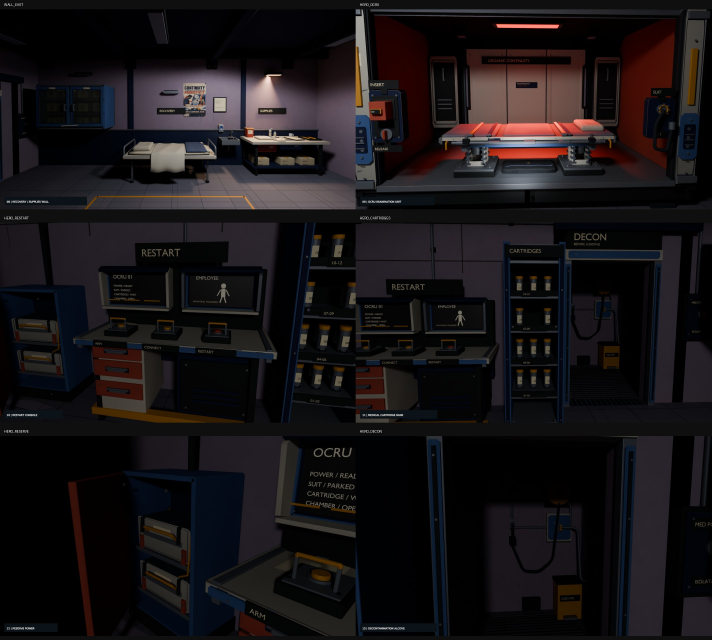
#> input picture sections/facility-assembly/sources/medical-reanimation/revamp-review/production/critics/cycle-13-technical-evidence-sheet-3.jpg, 2134 x 1920 px, given in place of CAF_01_ENTRY_NORTH.png, which was not available (shown at 1/3 size)
$ python review_images.py ../../medical-reanimation/revamp-review/production/critics
#> lines starting #> are read from the running program, lines starting #| are printed output that depends on the picture; pictures that were not available may be replaced by others from this repository, and a replacement may not be noted
"""Make inspectable fixed-camera contact sheets and same-camera pixel comparisons."""
import argparse
import json
from pathlib import Path
from PIL import Image, ImageChops, ImageDraw, ImageFont, ImageStat

FIXED = [
    'CAF_01_ENTRY_NORTH', 'CAF_02_DINING', 'CAF_03_SERVING',
    'CAF_04_LOUNGE', 'CAF_05_GAME_CORNER', 'FE_05_CAFE_REVERSE_NORTH_TO_SOUTH',
    'CAF_X1_AIRLOCK_DOOR', 'CAF_X2_YARD_DOOR', 'CAF_X3_MEDICAL_DOOR',
]
HERO = ['R8_GAMES_HERO', 'R8_LOUNGE_HERO', 'R8_COFFEE_DETAIL', 'R8_DINING_HERO']

def sheet(folder, names, columns, output, title):
#> called with columns = 3, output = 'contact_sheet.jpg', title = 'Cafeteria — fixed camera review'
    cell_w, cell_h, caption_h, gutter = 480, 270, 28, 12
    rows = (len(names) + columns - 1) // columns
    canvas = Image.new('RGB', (columns*(cell_w+gutter)+gutter, rows*(cell_h+caption_h+gutter)+52), '#151b25')
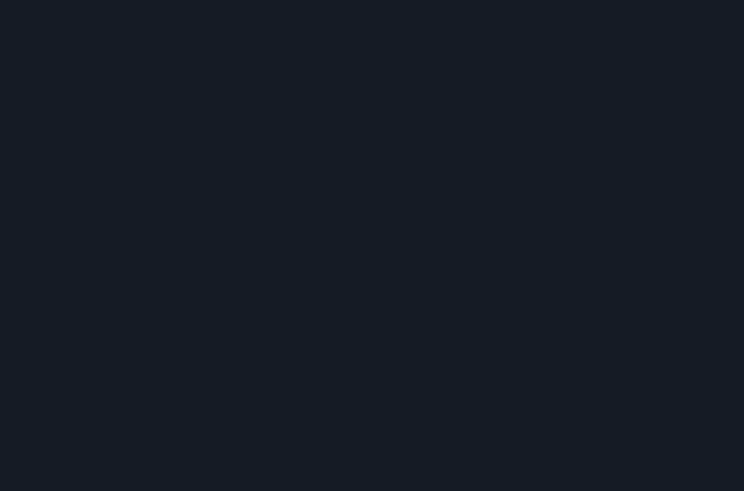
#> canvas: PIL image 1488x982 RGB (shown at 1/2 size); mean R, G, B 21, 27, 37
    draw = ImageDraw.Draw(canvas)
    font = ImageFont.truetype('/usr/share/fonts/truetype/dejavu/DejaVuSans.ttf', 15)
    draw.text((gutter, 12), title, font=font, fill='#efdbc3')
    for i, name in enumerate(names):
        x = gutter + i%columns*(cell_w+gutter); y = 44 + i//columns*(cell_h+caption_h+gutter)
        with Image.open(folder/(name+'.png')) as source:
#> source is the input picture: PIL image 2134x1920 RGB; mean R, G, B 23.8, 20.1, 22
            im = source.convert('RGB'); im.thumbnail((cell_w,cell_h), Image.Resampling.LANCZOS)
#> after `im.thumbnail((cell_w, cell_h), Image.Resampling.LANCZOS)`:
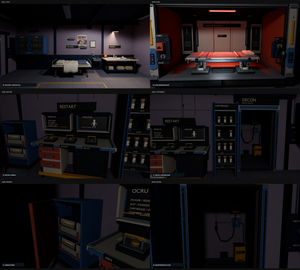
#> im: PIL image 300x270 RGB; mean R, G, B 23.8, 20.1, 22
            canvas.paste(im, (x+(cell_w-im.width)//2,y+(cell_h-im.height)//2))
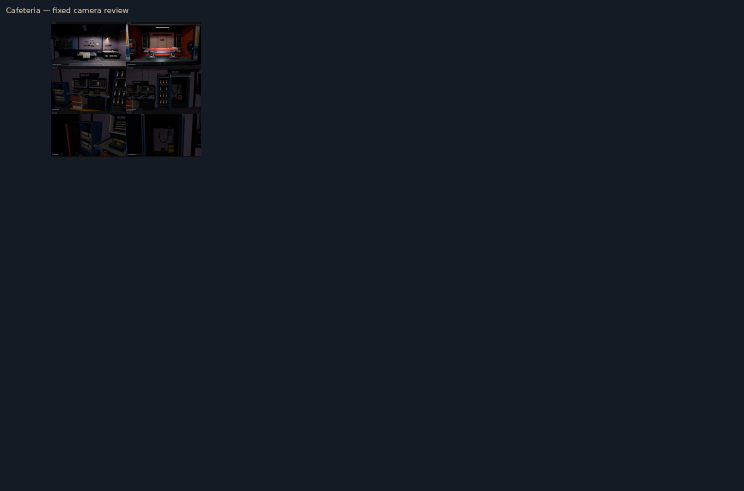
#> canvas: PIL image 1488x982 RGB (shown at 1/2 size); mean R, G, B 21.3, 26.7, 36.2
        draw.text((x,y+cell_h+4), name, font=font, fill='#dfd7ca')
#> pass 2 of the loop in sheet, `for i, name in enumerate(names):`:
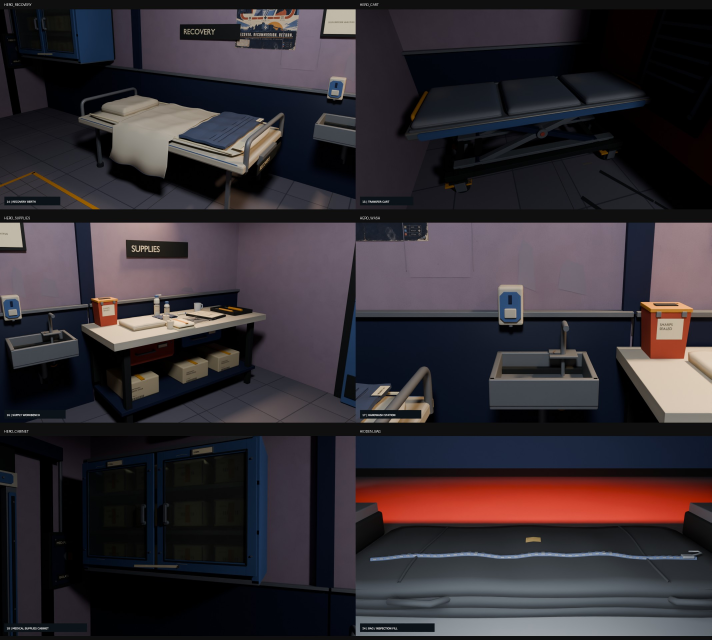
#> input picture sections/facility-assembly/sources/medical-reanimation/revamp-review/production/critics/cycle-13-technical-evidence-sheet-4.jpg, 2134 x 1920 px, given in place of CAF_02_DINING.png, which was not available (shown at 1/3 size)
#> in sheet, source is the input picture: PIL image 2134x1920 RGB; mean R, G, B 52.1, 46, 51
#> in sheet, `im.thumbnail((cell_w, cell_h), Image.Resampling.LANCZOS)`:
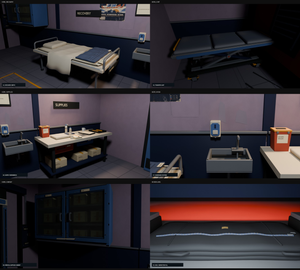
#> im: PIL image 300x270 RGB; mean R, G, B 52, 46, 51
#> in sheet, `canvas.paste(im, (x+(cell_w-im.width)//2,y+(cell_h-im.height)//2))`:
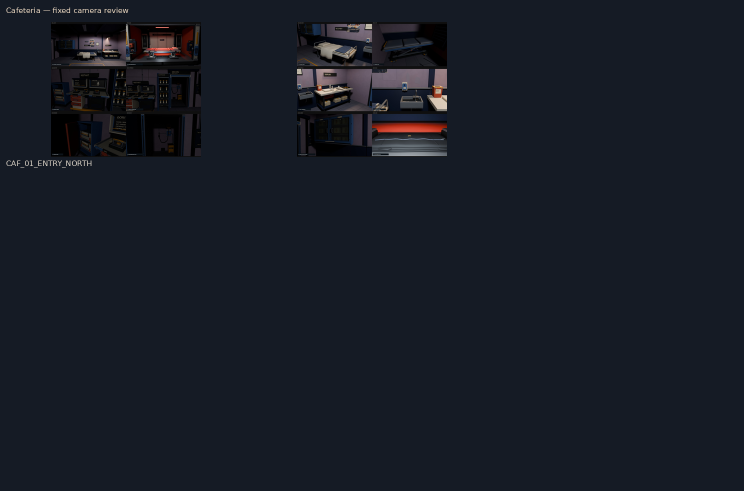
#> canvas: PIL image 1488x982 RGB (shown at 1/2 size); mean R, G, B 23, 27.8, 37.1
    canvas.save(folder/output, quality=95)

def compare(current, previous):
    results = []
    for name in FIXED+HERO:
        before, after = previous/(name+'.png'), current/(name+'.png')
        if not before.exists() or not after.exists():
            continue
        with Image.open(before) as a, Image.open(after) as b:
            a, b = a.convert('RGB'), b.convert('RGB')
            if a.size != b.size:
                results.append({'camera':name, 'comparable':False, 'reason':'resolution differs'})
                continue
            delta = ImageChops.difference(a,b); channels = delta.split()
            maximum = ImageChops.lighter(ImageChops.lighter(channels[0],channels[1]),channels[2])
            results.append({'camera':name, 'comparable':True, 'pixel_identical':a.tobytes()==b.tobytes(),
                            'mean_absolute_rgb_delta_255':sum(ImageStat.Stat(delta).mean)/3,
                            'changed_pixels':a.width*a.height-maximum.histogram()[0],
                            'maximum_channel_delta_255':maximum.getextrema()[1]})
    (current/'comparison.json').write_text(json.dumps({'previous':str(previous),'current':str(current),'images':results},indent=2)+'\n')

if __name__ == '__main__':
    p=argparse.ArgumentParser();p.add_argument('folder',type=Path);p.add_argument('--compare',type=Path);a=p.parse_args()
#> (the run stopped early here; a loop or call above may not have finished)
